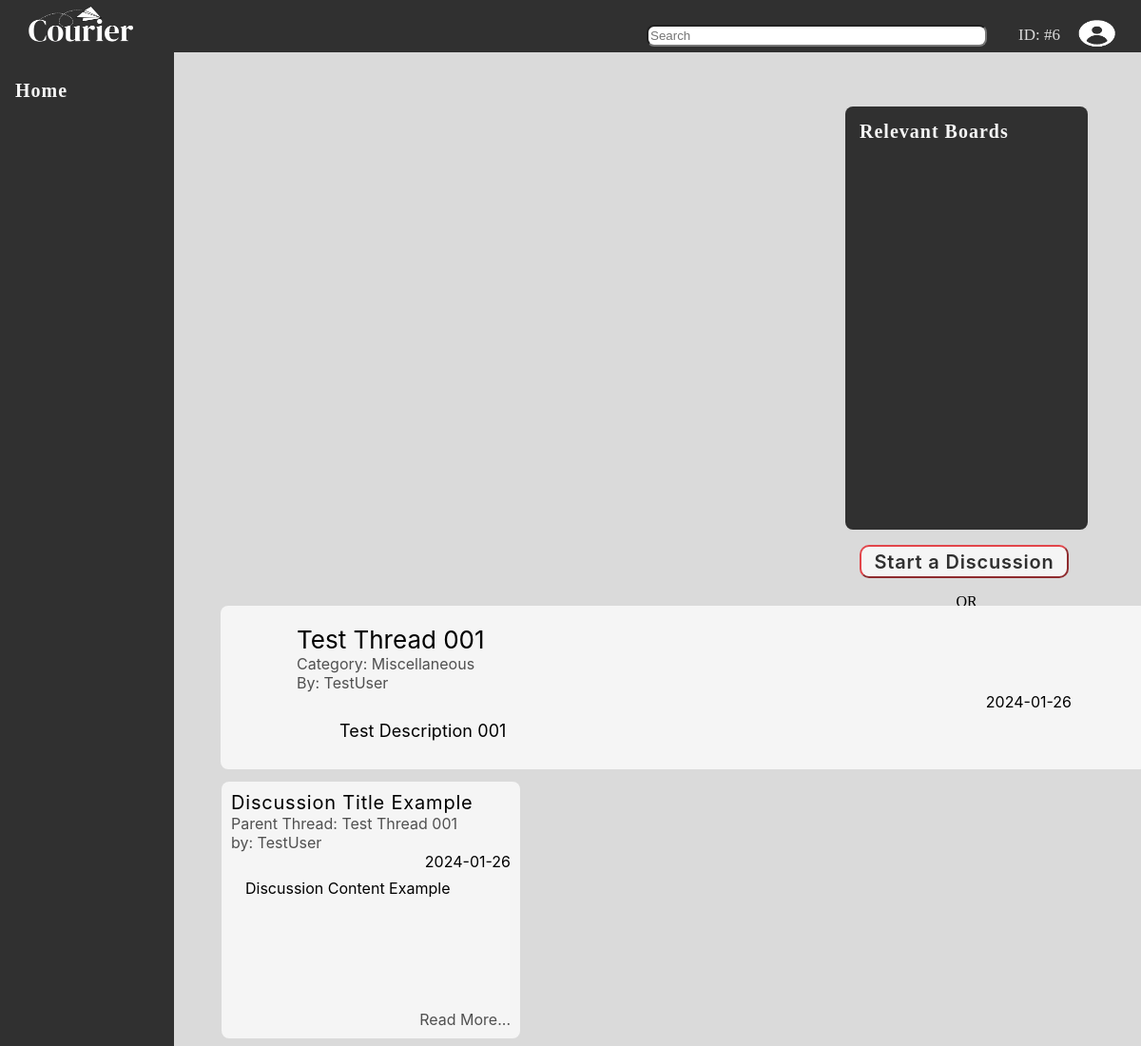
/courier/data/thread.php?id=12 (signed in), run on the app's committed database.
### tables this page shows
CREATE TABLE `thread` (
  `id` int(11) NOT NULL,
  `header` varchar(255) DEFAULT NULL,
  `body` text DEFAULT NULL,
  `byUser_id` int(11) DEFAULT NULL,
  `thread_type_id` int(11) DEFAULT NULL,
  `followBy_id` int(11) DEFAULT NULL,
  `viewBy` int(11) DEFAULT NULL,
  `date_created` date DEFAULT NULL
);

CREATE TABLE `thread_type` (
  `id` int(11) NOT NULL,
  `name` varchar(255) DEFAULT NULL
);

CREATE TABLE `user` (
  `id` int(11) NOT NULL,
  `username` varchar(255) DEFAULT NULL,
  `email` varchar(255) DEFAULT NULL,
  `password` varchar(255) DEFAULT NULL,
  `country_id` int(11) DEFAULT NULL,
  `usertype_id` int(11) DEFAULT NULL,
  `date_created` date DEFAULT NULL,
  `birthday` date DEFAULT NULL
);

CREATE TABLE `discussion` (
  `id` int(11) NOT NULL,
  `discussion_header` varchar(255) DEFAULT NULL,
  `discussion_body` text DEFAULT NULL,
  `thread_id` int(11) DEFAULT NULL,
  `byUser_id` int(11) DEFAULT NULL,
  `lastActive` timestamp NOT NULL DEFAULT current_timestamp() ON UPDATE current_timestamp(),
  `date_created` date DEFAULT NULL
);

### courier/data/thread.php (the view, shortened to what this page needs)
<?php
    require_once "../index/index.php";
    if(isset($_GET['id'])){
        $id = $_GET['id'];
        $query = "SELECT t.*, t_t.name, u.username FROM  `thread` t, `thread_type` t_t, `user` u WHERE t.id = '$id' AND t.byUser_id = u.id AND t.thread_type_id = t_t.id";
        $result = mysqli_query($conn, $query);
        $row=mysqli_fetch_assoc($result);
    }
?>
<!DOCTYPE html>
<html lang="en">
<head>
    <link rel="stylesheet" href="thread.css">
</head>
<body>
    <div class="topPanel">
        <div class="logo">
            <a href="../userType/member/home.php" title="Go to home page"><img src="../media/logo/courier_logo_primary_alt.png" alt="Courier Logo" style="width: 120px"></a>
        </div>
        <span class="profileNav" onclick="openNav()" style>
            <div class="userProfile" title="<?php echo($_SESSION['user'])?>">
                <label class="profile">ID: #<?php echo($_SESSION['id'])?></label>
                <img src="../media/logo/profile.png" alt="profile icon" class="profileImage">
            </div>
        </span>
        <div class="searchBarContainer">
            <input class="searchBar" type="text" name="searchBar" placeholder="Search">
        </div>
    </div>
    <div class="sidePanelLeft">
        <div class="navigationMenu">
            <a href="../userType/member/home.php">
                <div class="navigationBtn navigationUnselected">
                    Home
                </div>
            </a>
        </div>
    </div>
    <div class="sidePanelRight">
        <div class="containerSecondary">
            <label class="navigationBtn relevantBoards">Relevant Boards</label>
        </div>
        <div class="createPostContainer">
            <a href="../create/newDiscussion2.php?id=<?php echo("$id")?>"><button class="createBtn">Start a Discussion</button></a>
            <p style="text-align: center;">OR</p>
            <a href="../create/newThread.php"><button class="createBtn">Create New Thread</button></a>
        </div>
    </div>
    <div class="container">
        <div class="threadContainer">
            <div class="threadInfo">
                <label for="threadTitle" class="threadInfo title"><?php echo($row['header'])?></label><br>
                <label for="threadType" class="threadInfo info">Category: <?php echo($row['name'])?></label><br>
                <a href="profile.php?id=<?php echo($row['byUser_id'])?>">
                    <label for="byUser " class="threadInfo info">By: <?php echo($row['username'])?></label><br>
                </a>
                <div class="lastActive"><?php echo($row['date_created']) ?></div>
                <div class="discriptionDiv">
                    <label for="threadDescription " class="threadInfo description"><?php echo($row['body'])?></label><br>
                </div>
            </div>
        </div>
        <div class="catagoryFlex">
                <?php
            require_once "../index/index.php";
            $query = "SELECT d.*, t.header, u.username FROM `discussion` d, `thread` t, `user` u where t.id = d.thread_id AND t.id = $id AND d.byUser_id = u.id";
            $result = mysqli_query($conn, $query);
            $row=mysqli_fetch_assoc($result);
            $cardAmount = mysqli_num_rows($result);
            if($cardAmount != 0){
                do{
        ?>
                <a href="discussion.php?id=<?php echo($row['id'])?>" class="">
                    <div class="cards">
                        <div class="discussionTitle" title="<?php echo($row['discussion_header'])?>"><?php echo($row['discussion_header'])?></div>
                        <div class="parentThread">Parent Thread: <?php echo($row['header']) ?></div>
                        <div class="userPoster">by: <?php echo($row['username']) ?></div>
                        <div class="lastActive"><?php echo($row['date_created']) ?></div>
                        <div class="cardContent"><?php echo($row['discussion_body']) ?></div>
                        <div class="readMore">Read More...</div>
                    </div>
                </a>
                <?php
                }
            while($row = mysqli_fetch_assoc($result));
            }
            else{
                ?>
                <div class="nothingDiv">
                    <h class="header1">There are no Discussions for this thread yet.</h>
                </div>
                <?php
            }
        ?>
        </div>
    </div>
</body>
</html>

### courier/data/thread.css (style rules this page uses)
body { background-color: #dadada; min-height: 100vh; }
html { height: 100vh; }
html { overflow-y:scroll; }
a, a:hover, a:focus, a:active { text-decoration: none; color: inherit; }
.topPanel { position: fixed; padding-right: 20px; width: 100%; height: 65px; top: -10px; left: -8px; right: -20px; background: #303030; z-index: 1; }
.logo { width: 120px; position: fixed; float:left; top: -5px; left: 25px; }
.searchBarContainer { top: 55%; padding-right: 20px; position: relative; float: right; }
.searchBar { width: 350px; height: 17px; border-radius: 8px; }
.sidePanelLeft { position: fixed; float: left; padding-top: 6rem; width: 183px; height: 108%; top: -20px;; left: 0px; bottom: -2px; background: #303030; }
.navigationMenu { width: 166px; position: relative; display: flex; float: left; flex-direction: column; left: 1rem; }
.threadContainer { display: flex; flex-direction: row; flex-wrap: wrap; width: 975px; height: auto; border-radius: 8px; background: #f5f5f5; padding: 20px 80px 20px 80px; position: relative; left: 14rem; top: 5rem; -webkit-box-sizing: border-box; -moz-box-sizing: border-box; box-sizing: border-box; }
.catagoryFlex { display: flex; flex-direction: row; flex-wrap: wrap; position: relative; top: 85px; left: 217px; width: 995px; }
.cards { position: relative; height: 250px; width: 294px; margin: 8px; background-color: #f5f5f5; border-radius: 8px; padding: 10px; }
.sidePanelRight { position: sticky; float: right; margin-right: 3rem; margin-top: 6.5rem; width: 255px; height: 445px; top: 4.5rem; left: -15px; bottom: -2px; background: #303030; border-radius: 8px; z-index: 0; }
.containerSecondary { padding: 15px; }
.createPostContainer { margin-top: 25.5rem; }
.createBtn { position: relative; color: #303030; text-align: center; font-family: inter; font-style: normal; font-weight: 600; line-height: normal; letter-spacing: 0.8px; background: #f5f5f5; font-size: 20px; border-color: #e2454a; border-radius: 10px; height: 35px; width: 220px; left: 15px; cursor: pointer; }
.navigationBtn { position: relative; width: 166px; padding-top: 8px; padding-bottom: 8px; padding-left: -20px; text-align: left; font-size: 20px; font-style: normal; font-weight: 600; line-height: normal; letter-spacing: 1px; }
.navigationUnselected { color: #f5f5f5; }
.discussionTitle { position: relative; width: 100%; height: auto; white-space: nowrap; overflow: hidden; text-overflow: ellipsis; flex-shrink: 0; letter-spacing: .8px; color: #000; font-family: Inter; font-size: 20px; font-style: normal; font-weight: 400; line-height: normal; }
.parentThread { position: relative; width: 100%; height: auto; flex-shrink: 0; color: #505050; font-family: Inter; font-size: 16px; font-style: normal; font-weight: 400; line-height: normal; }
.userPoster { position: relative; width: 100%; height: auto; flex-shrink: 0; color: #505050; font-family: Inter; font-size: 16px; font-style: normal; font-weight: 400; line-height: normal; }
.lastActive { position: relative; width: 100%; height: auto; flex-shrink: 0; color: #000; text-align: right; font-family: Inter; font-size: 16px; font-style: normal; font-weight: 400; line-height: normal; }
.cardContent { position: relative; width: 90%; height: 55%; flex-shrink: 0; color: #000; font-family: Inter; font-size: 16px; font-style: normal; font-weight: 400; line-height: normal; margin-top: 8px; margin-left: 15px; }
.readMore { position: relative; width: 100%; height: auto; flex-shrink: 0; color: #505050; text-align: right; font-family: Inter; font-size: 16px; font-style: normal; font-weight: 400; line-height: normal; }
.relevantBoards { color: #f5f5f5; }
.userProfile { top: 20%; margin-right: 4rem; padding-right: 20px; position: relative; float: right; width: 50px; height: 50px; }
.profile { color: #dadada; position: relative; float: left; text-align: center; top: 24px; font-size: 17px; width: 70px; }
.profileImage { position: relative; width: 45px; height: 45px; float: right; left: 65px; top: -2px; }
.threadInfo { border-radius: 8px; width: 100%; height: auto; flex-shrink: 0; font-family: Inter; font-style: normal; font-weight: 500px; line-height: normal; }
.title { color: #000; font-size: 26px; }
.info { color: #505050; font-size: 16px; }
.description { color: #000; font-size: 18px; padding-left: 20px; letter-spacing: 0.1px; }
.discriptionDiv { padding: 10px 25px 10px 25px; }
.container { height: 100%; width: 100%; }

### data on the page
thread: header "Test Thread 001", thread_type.name "Miscellaneous", byUser.username "TestUser", date_created "2024-01-26", body "Test Description 001"
discussion: discussion_header "Discussion Title Example", thread.header "Test Thread 001", byUser.username "TestUser", date_created "2024-01-26", discussion_body "Discussion Content Example"

### other printed values
$_SESSION['id'] "6"
